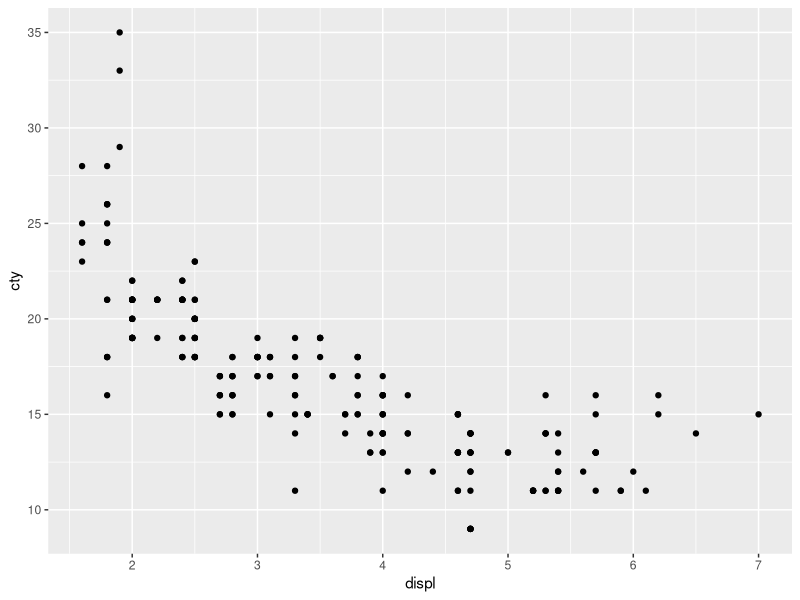

Write the R code that produced this figure.
## ---- chunk 1
library(ggplot2)
ggplot(mpg, aes(displ, cty)) +
  geom_point()
